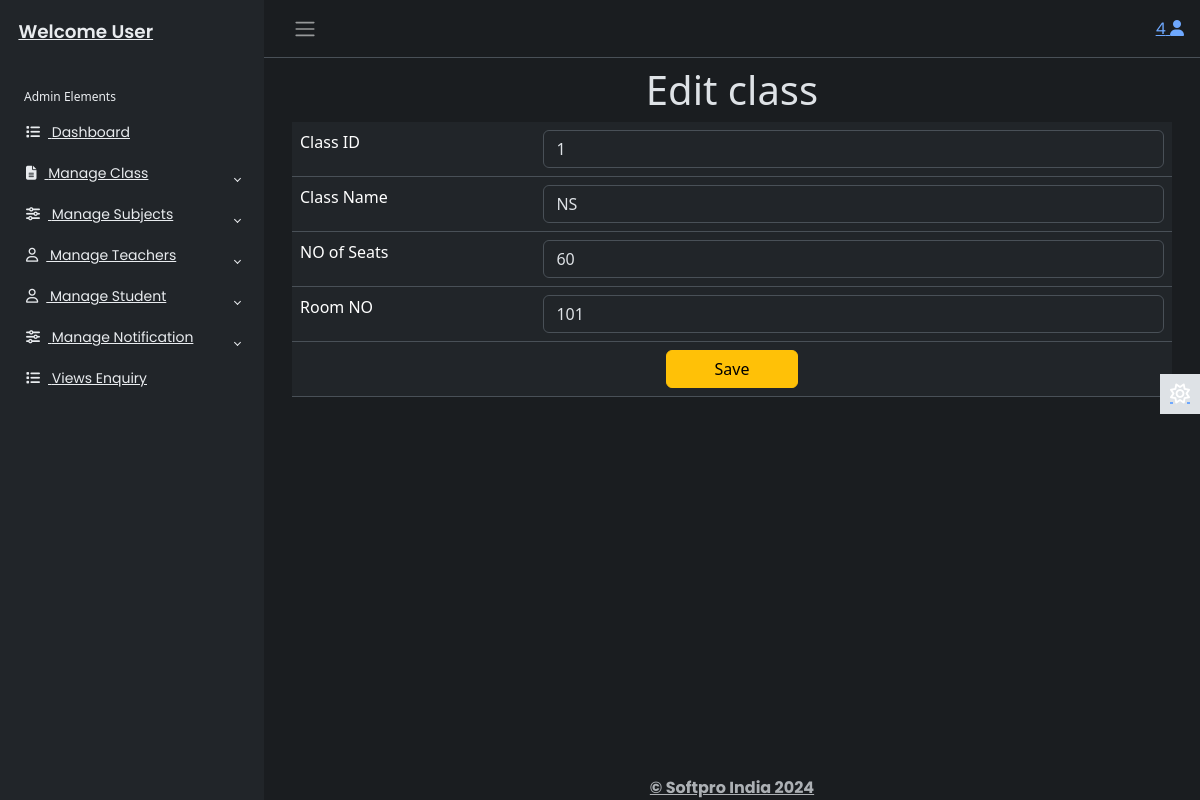
Screenshot of /adminapp/editclass/1 (signed in) with the database file from the repository.
### adminapp/models.py (models this page shows)
class Classes(models.Model):
    cid=models.IntegerField(primary_key=True,auto_created=True)
    class_name=models.CharField(max_length=30)
    seats=models.IntegerField()
    roomno=models.CharField(max_length=50)
    created_date=models.DateTimeField()

### adminapp/views.py (the view)
# urls.py: path('editclass/<id>',views.editclass,name='editclass'),
@cache_control(no_store=True,no_cache=True,must_revalidate=True)
def editclass(request,id):
    try:
         if request.session['adminid']!=None:
             adminid=request.session['adminid']
             cl=Classes.objects.get(cid=id)
             if request.method == 'POST':
                class_name=request.POST['class_name']
                seats=request.POST['seats']
                roomno=request.POST['roomno']
                Classes.objects.filter(cid=id).update(class_name=class_name,seats=seats,roomno=roomno)
                return redirect('adminapp:viewclass')
             return render(request,'editclass.html',{'adminid':adminid,'cl':cl})
    except KeyError:
        return redirect('login')

### adminapp/templates/editclass.html (shortened to what this page needs)
{% extends 'adminbase.html' %}
{% load static %}
{% block admin %}
<div class="row">
    <div class="col-sm-12">
        <h1 class="text-center">Edit class</h1>
        <form method="post">
            <table class="table">
                <tr>
                    <td>Class ID</td>
                    <td>
                        <input type="text" name="cid" value="{{cl.cid}}" class="form-control" readonly>
                    </td>
                </tr>
                <tr>
                    <td>Class Name</td>
                    <td>
                        <input type="text" name="class_name" value="{{cl.class_name}}" class="form-control" >
                    </td>
                </tr>
                <tr>
                    <td>NO of Seats</td>
                    <td>
                        <input type="number" name="seats" value="{{cl.seats}}" class="form-control">
                    </td>
                </tr>
                <tr>
                    <td>Room NO</td>
                    <td>
                        <input type="text" name="roomno" value="{{cl.roomno}}" class="form-control">
                    </td>
                </tr>
                <tr>
                    <td colspan="2" class="text-center">
                    <button type="Submit" class=" btn btn-warning px-5">Save</button>
                </tr>
            </table>
        </form>
    </div>
</div>
{%endblock%}

### adminapp/static/css/adminstyle.css (style rules this page uses)
body { font-family: 'Poppins', sans-serif; font-size: 0.875rem; opacity: 1; overflow-y: scroll; margin: 0; }

### rows the page displays
Classes: cid "1", class_name "NS", seats "60", roomno "101"

### other values shown
{{ adminid }} "4"
